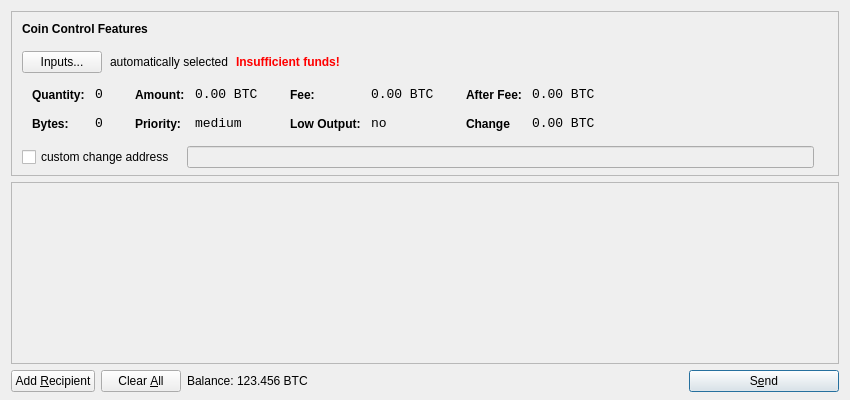
<?xml version="1.0" encoding="UTF-8"?>
<ui version="4.0">
 <class>SendCoinsDialog</class>
 <widget class="QDialog" name="SendCoinsDialog">
  <property name="geometry">
   <rect>
    <x>0</x>
    <y>0</y>
    <width>850</width>
    <height>400</height>
   </rect>
  </property>
  <property name="windowTitle">
   <string>Send Coins</string>
  </property>
  <layout class="QVBoxLayout" name="verticalLayout" stretch="0,1,0">
   <property name="bottomMargin">
    <number>8</number>
   </property>
   <item>
    <widget class="QFrame" name="frameCoinControl">
     <property name="sizePolicy">
      <sizepolicy hsizetype="Expanding" vsizetype="Expanding">
       <horstretch>0</horstretch>
       <verstretch>0</verstretch>
      </sizepolicy>
     </property>
     <property name="maximumSize">
      <size>
       <width>16777215</width>
       <height>16777215</height>
      </size>
     </property>
     <property name="frameShape">
      <enum>QFrame::StyledPanel</enum>
     </property>
     <property name="frameShadow">
      <enum>QFrame::Sunken</enum>
     </property>
     <layout class="QVBoxLayout" name="verticalLayoutCoinControl2">
      <property name="spacing">
       <number>-1</number>
      </property>
      <property name="leftMargin">
       <number>0</number>
      </property>
      <property name="topMargin">
       <number>0</number>
      </property>
      <property name="rightMargin">
       <number>0</number>
      </property>
      <property name="bottomMargin">
       <number>6</number>
      </property>
      <item>
       <layout class="QVBoxLayout" name="verticalLayoutCoinControl" stretch="0,0,0,0,1">
        <property name="spacing">
         <number>0</number>
        </property>
        <property name="leftMargin">
         <number>10</number>
        </property>
        <property name="topMargin">
         <number>10</number>
        </property>
        <item>
         <layout class="QHBoxLayout" name="horizontalLayoutCoinControl1">
          <property name="bottomMargin">
           <number>15</number>
          </property>
          <item>
           <widget class="QLabel" name="labelCoinControlFeatures">
            <property name="sizePolicy">
             <sizepolicy hsizetype="Preferred" vsizetype="Maximum">
              <horstretch>0</horstretch>
              <verstretch>0</verstretch>
             </sizepolicy>
            </property>
            <property name="font">
             <font>
              <weight>75</weight>
              <bold>true</bold>
             </font>
            </property>
            <property name="styleSheet">
             <string notr="true">font-weight:bold;</string>
            </property>
            <property name="text">
             <string>Coin Control Features</string>
            </property>
           </widget>
          </item>
         </layout>
        </item>
        <item>
         <layout class="QHBoxLayout" name="horizontalLayoutCoinControl2" stretch="0,0,0,0">
          <property name="spacing">
           <number>8</number>
          </property>
          <property name="bottomMargin">
           <number>10</number>
          </property>
          <item>
           <widget class="QPushButton" name="pushButtonCoinControl">
            <property name="styleSheet">
             <string notr="true"/>
            </property>
            <property name="text">
             <string>Inputs...</string>
            </property>
           </widget>
          </item>
          <item>
           <widget class="QLabel" name="labelCoinControlAutomaticallySelected">
            <property name="text">
             <string>automatically selected</string>
            </property>
            <property name="margin">
             <number>5</number>
            </property>
           </widget>
          </item>
          <item>
           <widget class="QLabel" name="labelCoinControlInsuffFunds">
            <property name="font">
             <font>
              <weight>75</weight>
              <bold>true</bold>
             </font>
            </property>
            <property name="styleSheet">
             <string notr="true">color:red;font-weight:bold;</string>
            </property>
            <property name="text">
             <string>Insufficient funds!</string>
            </property>
            <property name="margin">
             <number>5</number>
            </property>
           </widget>
          </item>
          <item>
           <spacer name="horizontalSpacerCoinControl">
            <property name="orientation">
             <enum>Qt::Horizontal</enum>
            </property>
            <property name="sizeHint" stdset="0">
             <size>
              <width>40</width>
              <height>1</height>
             </size>
            </property>
           </spacer>
          </item>
         </layout>
        </item>
        <item>
         <widget class="QWidget" name="widgetCoinControl" native="true">
          <property name="sizePolicy">
           <sizepolicy hsizetype="Preferred" vsizetype="Preferred">
            <horstretch>0</horstretch>
            <verstretch>0</verstretch>
           </sizepolicy>
          </property>
          <property name="minimumSize">
           <size>
            <width>0</width>
            <height>0</height>
           </size>
          </property>
          <property name="styleSheet">
           <string notr="true"/>
          </property>
          <layout class="QHBoxLayout" name="horizontalLayoutCoinControl5">
           <property name="margin">
            <number>0</number>
           </property>
           <item>
            <layout class="QHBoxLayout" name="horizontalLayoutCoinControl3" stretch="0,0,0,1">
             <property name="spacing">
              <number>20</number>
             </property>
             <property name="topMargin">
              <number>0</number>
             </property>
             <property name="bottomMargin">
              <number>10</number>
             </property>
             <item>
              <layout class="QFormLayout" name="formLayoutCoinControl1">
               <property name="horizontalSpacing">
                <number>10</number>
               </property>
               <property name="verticalSpacing">
                <number>14</number>
               </property>
               <property name="leftMargin">
                <number>10</number>
               </property>
               <property name="topMargin">
                <number>4</number>
               </property>
               <property name="rightMargin">
                <number>6</number>
               </property>
               <item row="0" column="0">
                <widget class="QLabel" name="labelCoinControlQuantityText">
                 <property name="styleSheet">
                  <string notr="true">font-weight:bold;</string>
                 </property>
                 <property name="text">
                  <string>Quantity:</string>
                 </property>
                 <property name="margin">
                  <number>0</number>
                 </property>
                </widget>
               </item>
               <item row="0" column="1">
                <widget class="QLabel" name="labelCoinControlQuantity">
                 <property name="font">
                  <font>
                   <family>Monospace</family>
                   <pointsize>10</pointsize>
                  </font>
                 </property>
                 <property name="cursor">
                  <cursorShape>IBeamCursor</cursorShape>
                 </property>
                 <property name="contextMenuPolicy">
                  <enum>Qt::ActionsContextMenu</enum>
                 </property>
                 <property name="text">
                  <string>0</string>
                 </property>
                 <property name="margin">
                  <number>0</number>
                 </property>
                 <property name="textInteractionFlags">
                  <set>Qt::LinksAccessibleByMouse|Qt::TextSelectableByKeyboard|Qt::TextSelectableByMouse</set>
                 </property>
                </widget>
               </item>
               <item row="1" column="0">
                <widget class="QLabel" name="labelCoinControlBytesText">
                 <property name="styleSheet">
                  <string notr="true">font-weight:bold;</string>
                 </property>
                 <property name="text">
                  <string>Bytes:</string>
                 </property>
                </widget>
               </item>
               <item row="1" column="1">
                <widget class="QLabel" name="labelCoinControlBytes">
                 <property name="font">
                  <font>
                   <family>Monospace</family>
                   <pointsize>10</pointsize>
                  </font>
                 </property>
                 <property name="cursor">
                  <cursorShape>IBeamCursor</cursorShape>
                 </property>
                 <property name="contextMenuPolicy">
                  <enum>Qt::ActionsContextMenu</enum>
                 </property>
                 <property name="text">
                  <string>0</string>
                 </property>
                 <property name="textInteractionFlags">
                  <set>Qt::LinksAccessibleByMouse|Qt::TextSelectableByKeyboard|Qt::TextSelectableByMouse</set>
                 </property>
                </widget>
               </item>
              </layout>
             </item>
             <item>
              <layout class="QFormLayout" name="formLayoutCoinControl2">
               <property name="horizontalSpacing">
                <number>10</number>
               </property>
               <property name="verticalSpacing">
                <number>14</number>
               </property>
               <property name="leftMargin">
                <number>6</number>
               </property>
               <property name="topMargin">
                <number>4</number>
               </property>
               <property name="rightMargin">
                <number>6</number>
               </property>
               <item row="0" column="0">
                <widget class="QLabel" name="labelCoinControlAmountText">
                 <property name="styleSheet">
                  <string notr="true">font-weight:bold;</string>
                 </property>
                 <property name="text">
                  <string>Amount:</string>
                 </property>
                 <property name="margin">
                  <number>0</number>
                 </property>
                </widget>
               </item>
               <item row="0" column="1">
                <widget class="QLabel" name="labelCoinControlAmount">
                 <property name="font">
                  <font>
                   <family>Monospace</family>
                   <pointsize>10</pointsize>
                  </font>
                 </property>
                 <property name="cursor">
                  <cursorShape>IBeamCursor</cursorShape>
                 </property>
                 <property name="contextMenuPolicy">
                  <enum>Qt::ActionsContextMenu</enum>
                 </property>
                 <property name="text">
                  <string>0.00 BTC</string>
                 </property>
                 <property name="textInteractionFlags">
                  <set>Qt::LinksAccessibleByMouse|Qt::TextSelectableByKeyboard|Qt::TextSelectableByMouse</set>
                 </property>
                </widget>
               </item>
               <item row="1" column="0">
                <widget class="QLabel" name="labelCoinControlPriorityText">
                 <property name="styleSheet">
                  <string notr="true">font-weight:bold;</string>
                 </property>
                 <property name="text">
                  <string>Priority:</string>
                 </property>
                </widget>
               </item>
               <item row="1" column="1">
                <widget class="QLabel" name="labelCoinControlPriority">
                 <property name="font">
                  <font>
                   <family>Monospace</family>
                   <pointsize>10</pointsize>
                  </font>
                 </property>
                 <property name="cursor">
                  <cursorShape>IBeamCursor</cursorShape>
                 </property>
                 <property name="contextMenuPolicy">
                  <enum>Qt::ActionsContextMenu</enum>
                 </property>
                 <property name="text">
                  <string>medium</string>
                 </property>
                 <property name="textInteractionFlags">
                  <set>Qt::LinksAccessibleByMouse|Qt::TextSelectableByKeyboard|Qt::TextSelectableByMouse</set>
                 </property>
                </widget>
               </item>
              </layout>
             </item>
             <item>
              <layout class="QFormLayout" name="formLayoutCoinControl3">
               <property name="horizontalSpacing">
                <number>10</number>
               </property>
               <property name="verticalSpacing">
                <number>14</number>
               </property>
               <property name="leftMargin">
                <number>6</number>
               </property>
               <property name="topMargin">
                <number>4</number>
               </property>
               <property name="rightMargin">
                <number>6</number>
               </property>
               <item row="0" column="0">
                <widget class="QLabel" name="labelCoinControlFeeText">
                 <property name="styleSheet">
                  <string notr="true">font-weight:bold;</string>
                 </property>
                 <property name="text">
                  <string>Fee:</string>
                 </property>
                 <property name="margin">
                  <number>0</number>
                 </property>
                </widget>
               </item>
               <item row="0" column="1">
                <widget class="QLabel" name="labelCoinControlFee">
                 <property name="font">
                  <font>
                   <family>Monospace</family>
                   <pointsize>10</pointsize>
                  </font>
                 </property>
                 <property name="cursor">
                  <cursorShape>IBeamCursor</cursorShape>
                 </property>
                 <property name="contextMenuPolicy">
                  <enum>Qt::ActionsContextMenu</enum>
                 </property>
                 <property name="text">
                  <string>0.00 BTC</string>
                 </property>
                 <property name="textInteractionFlags">
                  <set>Qt::LinksAccessibleByMouse|Qt::TextSelectableByKeyboard|Qt::TextSelectableByMouse</set>
                 </property>
                </widget>
               </item>
               <item row="1" column="0">
                <widget class="QLabel" name="labelCoinControlLowOutputText">
                 <property name="styleSheet">
                  <string notr="true">font-weight:bold;</string>
                 </property>
                 <property name="text">
                  <string>Low Output:</string>
                 </property>
                </widget>
               </item>
               <item row="1" column="1">
                <widget class="QLabel" name="labelCoinControlLowOutput">
                 <property name="font">
                  <font>
                   <family>Monospace</family>
                   <pointsize>10</pointsize>
                  </font>
                 </property>
                 <property name="cursor">
                  <cursorShape>IBeamCursor</cursorShape>
                 </property>
                 <property name="contextMenuPolicy">
                  <enum>Qt::ActionsContextMenu</enum>
                 </property>
                 <property name="text">
                  <string>no</string>
                 </property>
                 <property name="textInteractionFlags">
                  <set>Qt::LinksAccessibleByMouse|Qt::TextSelectableByKeyboard|Qt::TextSelectableByMouse</set>
                 </property>
                </widget>
               </item>
              </layout>
             </item>
             <item>
              <layout class="QFormLayout" name="formLayoutCoinControl4">
               <property name="horizontalSpacing">
                <number>10</number>
               </property>
               <property name="verticalSpacing">
                <number>14</number>
               </property>
               <property name="leftMargin">
                <number>6</number>
               </property>
               <property name="topMargin">
                <number>4</number>
               </property>
               <property name="rightMargin">
                <number>6</number>
               </property>
               <item row="0" column="0">
                <widget class="QLabel" name="labelCoinControlAfterFeeText">
                 <property name="styleSheet">
                  <string notr="true">font-weight:bold;</string>
                 </property>
                 <property name="text">
                  <string>After Fee:</string>
                 </property>
                 <property name="margin">
                  <number>0</number>
                 </property>
                </widget>
               </item>
               <item row="0" column="1">
                <widget class="QLabel" name="labelCoinControlAfterFee">
                 <property name="font">
                  <font>
                   <family>Monospace</family>
                   <pointsize>10</pointsize>
                  </font>
                 </property>
                 <property name="cursor">
                  <cursorShape>IBeamCursor</cursorShape>
                 </property>
                 <property name="contextMenuPolicy">
                  <enum>Qt::ActionsContextMenu</enum>
                 </property>
                 <property name="text">
                  <string>0.00 BTC</string>
                 </property>
                 <property name="textInteractionFlags">
                  <set>Qt::LinksAccessibleByMouse|Qt::TextSelectableByKeyboard|Qt::TextSelectableByMouse</set>
                 </property>
                </widget>
               </item>
               <item row="1" column="0">
                <widget class="QLabel" name="labelCoinControlChangeText">
                 <property name="styleSheet">
                  <string notr="true">font-weight:bold;</string>
                 </property>
                 <property name="text">
                  <string>Change</string>
                 </property>
                </widget>
               </item>
               <item row="1" column="1">
                <widget class="QLabel" name="labelCoinControlChange">
                 <property name="font">
                  <font>
                   <family>Monospace</family>
                   <pointsize>10</pointsize>
                  </font>
                 </property>
                 <property name="cursor">
                  <cursorShape>IBeamCursor</cursorShape>
                 </property>
                 <property name="contextMenuPolicy">
                  <enum>Qt::ActionsContextMenu</enum>
                 </property>
                 <property name="text">
                  <string>0.00 BTC</string>
                 </property>
                 <property name="textInteractionFlags">
                  <set>Qt::LinksAccessibleByMouse|Qt::TextSelectableByKeyboard|Qt::TextSelectableByMouse</set>
                 </property>
                </widget>
               </item>
              </layout>
             </item>
            </layout>
           </item>
          </layout>
         </widget>
        </item>
        <item>
         <layout class="QHBoxLayout" name="horizontalLayoutCoinControl4" stretch="0,0,0">
          <property name="spacing">
           <number>12</number>
          </property>
          <property name="sizeConstraint">
           <enum>QLayout::SetDefaultConstraint</enum>
          </property>
          <property name="topMargin">
           <number>5</number>
          </property>
          <property name="rightMargin">
           <number>5</number>
          </property>
          <item>
           <widget class="QCheckBox" name="checkBoxCoinControlChange">
            <property name="text">
             <string>custom change address</string>
            </property>
           </widget>
          </item>
          <item>
           <widget class="QLineEdit" name="lineEditCoinControlChange">
            <property name="enabled">
             <bool>false</bool>
            </property>
            <property name="sizePolicy">
             <sizepolicy hsizetype="Expanding" vsizetype="Fixed">
              <horstretch>0</horstretch>
              <verstretch>0</verstretch>
             </sizepolicy>
            </property>
           </widget>
          </item>
          <item>
           <widget class="QLabel" name="labelCoinControlChangeLabel">
            <property name="sizePolicy">
             <sizepolicy hsizetype="Preferred" vsizetype="Expanding">
              <horstretch>0</horstretch>
              <verstretch>0</verstretch>
             </sizepolicy>
            </property>
            <property name="minimumSize">
             <size>
              <width>0</width>
              <height>0</height>
             </size>
            </property>
            <property name="text">
             <string/>
            </property>
            <property name="margin">
             <number>3</number>
            </property>
           </widget>
          </item>
         </layout>
        </item>
        <item>
         <spacer name="verticalSpacerCoinControl">
          <property name="orientation">
           <enum>Qt::Vertical</enum>
          </property>
          <property name="sizeHint" stdset="0">
           <size>
            <width>800</width>
            <height>1</height>
           </size>
          </property>
         </spacer>
        </item>
       </layout>
      </item>
     </layout>
    </widget>
   </item> 
   <item>
    <widget class="QScrollArea" name="scrollArea">
     <property name="widgetResizable">
      <bool>true</bool>
     </property>
     <widget class="QWidget" name="scrollAreaWidgetContents">
      <property name="geometry">
       <rect>
        <x>0</x>
        <y>0</y>
        <width>830</width>
        <height>165</height>
       </rect>
      </property>
      <layout class="QVBoxLayout" name="verticalLayout_2">
       <property name="margin">
        <number>0</number>
       </property>
       <item>
        <layout class="QVBoxLayout" name="entries">
         <property name="spacing">
          <number>6</number>
         </property>
        </layout>
       </item>
       <item>
        <spacer name="verticalSpacer">
         <property name="orientation">
          <enum>Qt::Vertical</enum>
         </property>
         <property name="sizeHint" stdset="0">
          <size>
           <width>20</width>
           <height>40</height>
          </size>
         </property>
        </spacer>
       </item>
      </layout>
     </widget>
    </widget>
   </item>
   <item>
    <layout class="QHBoxLayout" name="horizontalLayout">
     <item>
      <widget class="QPushButton" name="addButton">
       <property name="toolTip">
        <string>Send to multiple recipients at once</string>
       </property>
       <property name="text">
        <string>Add &amp;Recipient</string>
       </property>
       <property name="icon">
        <iconset resource="../bitcoin.qrc">
         <normaloff>:/icons/add</normaloff>:/icons/add</iconset>
       </property>
       <property name="autoDefault">
        <bool>false</bool>
       </property>
      </widget>
     </item>
     <item>
      <widget class="QPushButton" name="clearButton">
       <property name="sizePolicy">
        <sizepolicy hsizetype="Minimum" vsizetype="Fixed">
         <horstretch>0</horstretch>
         <verstretch>0</verstretch>
        </sizepolicy>
       </property>
       <property name="toolTip">
        <string>Remove all transaction fields</string>
       </property>
       <property name="text">
        <string>Clear &amp;All</string>
       </property>
       <property name="icon">
        <iconset resource="../bitcoin.qrc">
         <normaloff>:/icons/remove</normaloff>:/icons/remove</iconset>
       </property>
       <property name="autoRepeatDelay">
        <number>300</number>
       </property>
       <property name="autoDefault">
        <bool>false</bool>
       </property>
      </widget>
     </item>
     <item>
      <layout class="QHBoxLayout" name="horizontalLayout_2">
       <property name="spacing">
        <number>3</number>
       </property>
       <item>
        <widget class="QLabel" name="label">
         <property name="text">
          <string>Balance:</string>
         </property>
        </widget>
       </item>
       <item>
        <widget class="QLabel" name="labelBalance">
         <property name="cursor">
          <cursorShape>IBeamCursor</cursorShape>
         </property>
         <property name="text">
          <string>123.456 BTC</string>
         </property>
         <property name="textInteractionFlags">
          <set>Qt::LinksAccessibleByMouse|Qt::TextSelectableByKeyboard|Qt::TextSelectableByMouse</set>
         </property>
        </widget>
       </item>
      </layout>
     </item>
     <item>
      <spacer name="horizontalSpacer">
       <property name="orientation">
        <enum>Qt::Horizontal</enum>
       </property>
       <property name="sizeHint" stdset="0">
        <size>
         <width>40</width>
         <height>20</height>
        </size>
       </property>
      </spacer>
     </item>
     <item>
      <widget class="QPushButton" name="sendButton">
       <property name="minimumSize">
        <size>
         <width>150</width>
         <height>0</height>
        </size>
       </property>
       <property name="toolTip">
        <string>Confirm the send action</string>
       </property>
       <property name="text">
        <string>S&amp;end</string>
       </property>
       <property name="icon">
        <iconset resource="../bitcoin.qrc">
         <normaloff>:/icons/send</normaloff>:/icons/send</iconset>
       </property>
       <property name="default">
        <bool>true</bool>
       </property>
      </widget>
     </item>
    </layout>
   </item>
  </layout>
 </widget>
 <resources>
  <include location="../bitcoin.qrc"/>
 </resources>
 <connections/>
</ui>
